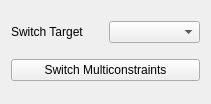
<?xml version="1.0" encoding="UTF-8"?>
<ui version="4.0">
 <class>Form</class>
 <widget class="QWidget" name="Form">
  <property name="geometry">
   <rect>
    <x>0</x>
    <y>0</y>
    <width>211</width>
    <height>104</height>
   </rect>
  </property>
  <property name="windowTitle">
   <string>multiconstraint switch</string>
  </property>
  <layout class="QVBoxLayout" name="verticalLayout">
   <item>
    <layout class="QHBoxLayout" name="switch_horizontalLayout">
     <item>
      <widget class="QLabel" name="switch_label">
       <property name="text">
        <string>Switch Target</string>
       </property>
      </widget>
     </item>
     <item>
      <widget class="QComboBox" name="switch_comboBox"/>
     </item>
    </layout>
   </item>
   <item>
    <widget class="QPushButton" name="switch_pushButton">
     <property name="text">
      <string>Switch Multiconstraints</string>
     </property>
    </widget>
   </item>
  </layout>
 </widget>
 <resources/>
 <connections/>
</ui>
